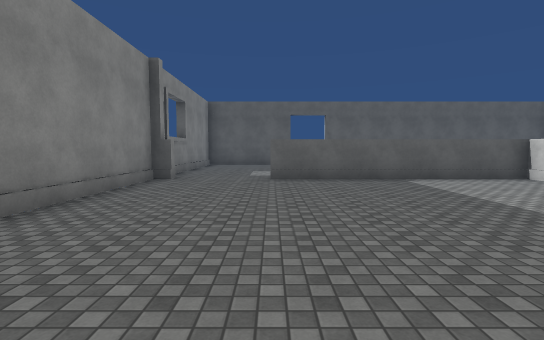
view 1 (above)

15 first-person views from a walk through a scene from a Unity 3-D project. The camera is 1.5 m above the floor, tilts 4° down and sees 85° across. The floor is counted in squares, 2 m on a side. Each view is taken from the middle of a square. On the plan, view 1 faces up. The plan holds only what a view shows up to about 10 squares ahead; the rest is blank. Surface patterns are stand-ins for the level's own textures.

view 2
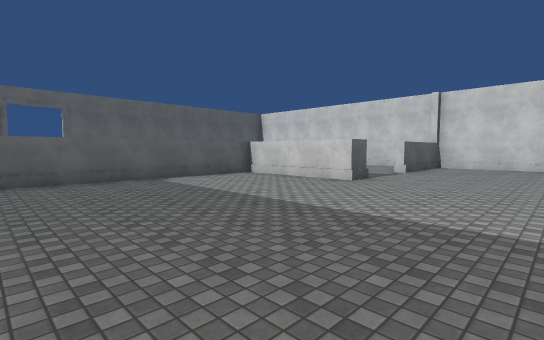

view 3
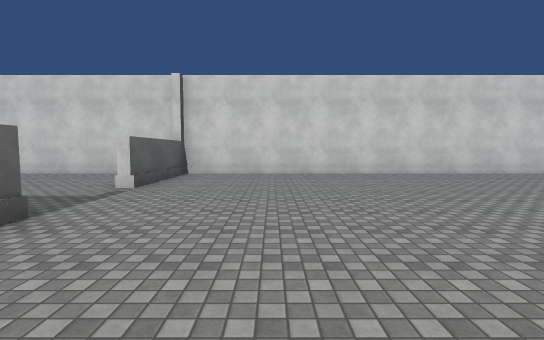

view 4
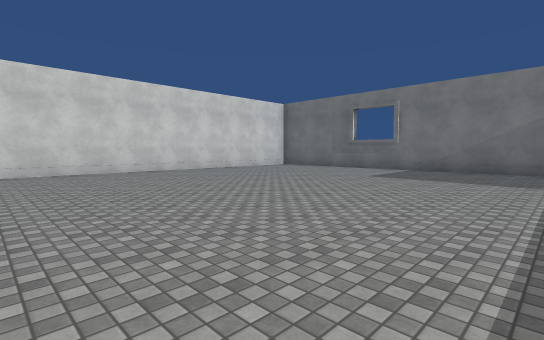

view 5
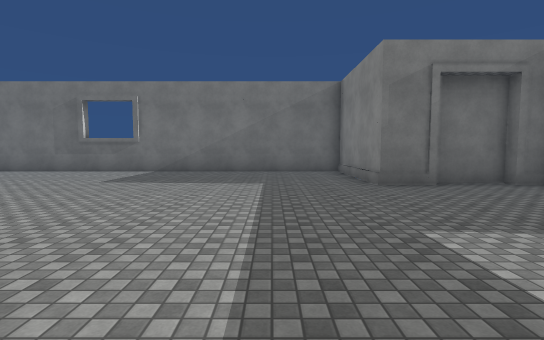

view 6
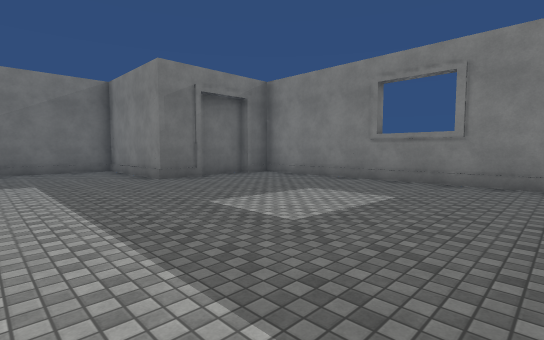

view 7
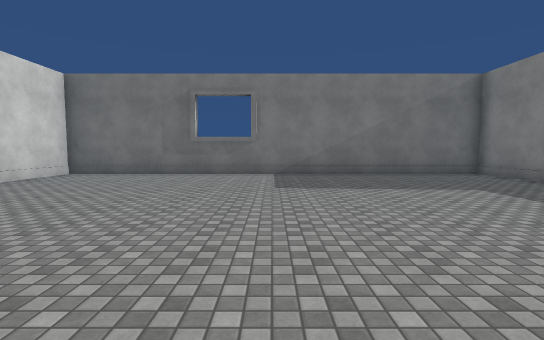

view 8
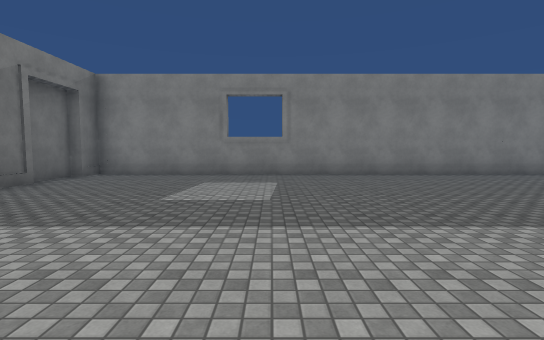

view 9
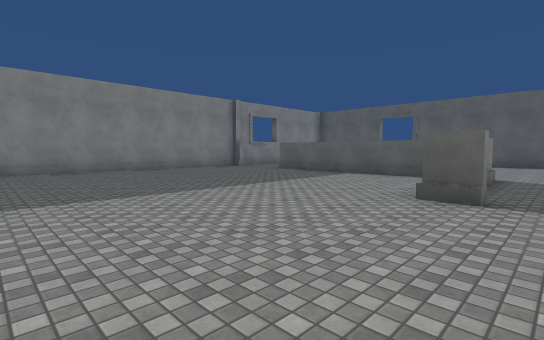

view 10
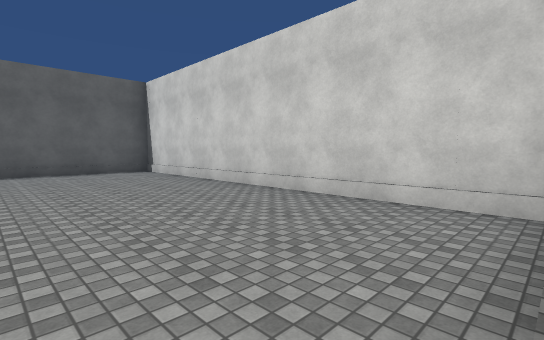

view 11
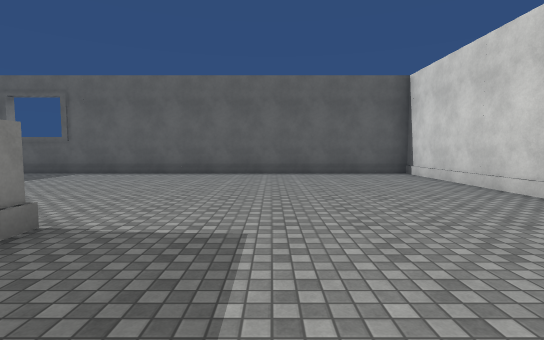

view 12
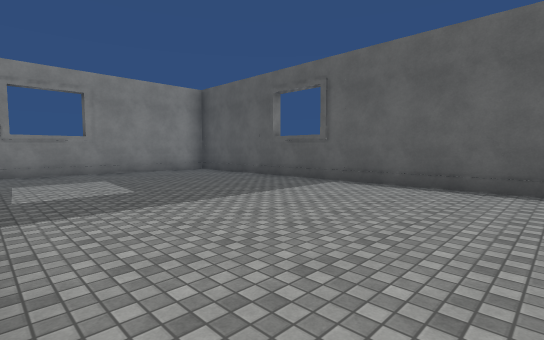

view 13
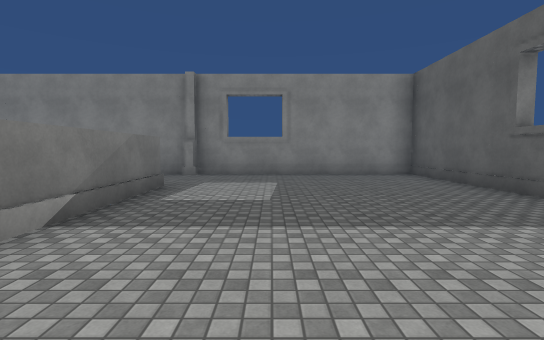

view 14
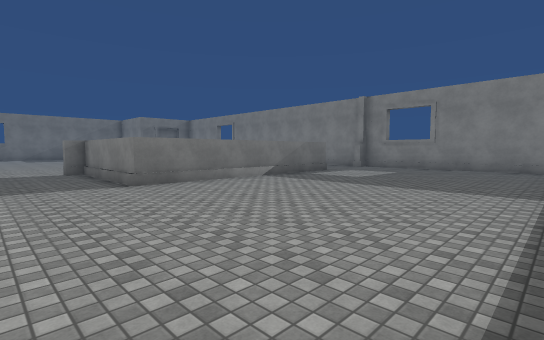

view 15
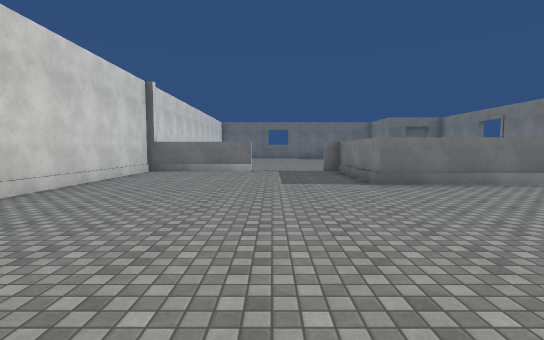

### Floor plan
Key: @ floor where view 1 was taken; # wall or solid block; . floor; / step, stairs or slope; ^ raised ledge.
Columns run from 3 left of view 1 to 14 right of it. Each row starts with its distance up from view 1.
 15 ##################
 14 #.....//////////.#
 13 #.............../#
 12 #.............../#
 11 #.............../#
 10 #.............../#
  9 #.............../#
  8 #..////////...../#
  7 #..#######/...../#
  6 #........#/...../#
  5 #........#/...../#
  4 #........#^..#####
  3 #.............../#
  2 #.............../#
  1 #.............../#
  0 #..@............/#
 -1 #.............../#
 -2 #.............../#
 -3 #.............../#
 -4 #.............../#
 -5 #.............../#
 -6 #.............../#
 -7 #.............../#
 -8 ####............/#
 -9    #............/#
-10    #............/#
-11    ###############

Where each view was taken, in squares from view 1:
view 1: 0 up, 0 right, facing up
view 2: 0 up, 0 right, facing up-right
view 3: 1 up, 4 right, facing right
view 4: 0 up, 3 right, facing down-right
view 5: 1 down, 3 right, facing down
view 6: 0 up, 4 right, facing down-left
view 7: 2 down, 7 right, facing down
view 8: 2 down, 6 right, facing left
view 9: 1 down, 8 right, facing up-left
view 10: 4 up, 9 right, facing up-right
view 11: 5 up, 9 right, facing up
view 12: 8 up, 7 right, facing up-left
view 13: 10 up, 6 right, facing left
view 14: 14 up, 9 right, facing down-left
view 15: 14 up, 9 right, facing down
